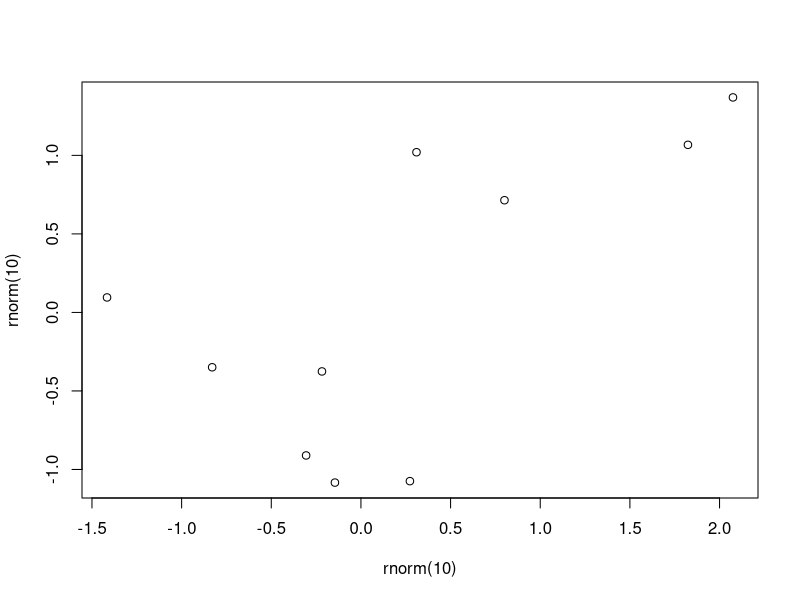

Here is the R script that generated this plot:
#Statistical Learning in R Lab Work

################### Chapter 2 ###################

#rnorm creates standard normal random variables - mean 0 sd 1
#use set seed for reproducibility
set.seed(489)
random_normal_example <- rnorm(50)

#we want to save our plots
jpeg("figure.jpg")
plot(rnorm(10), rnorm(10))
#we are done with the plot
dev.off()
##### can also be done manually by copy pasting the plot window